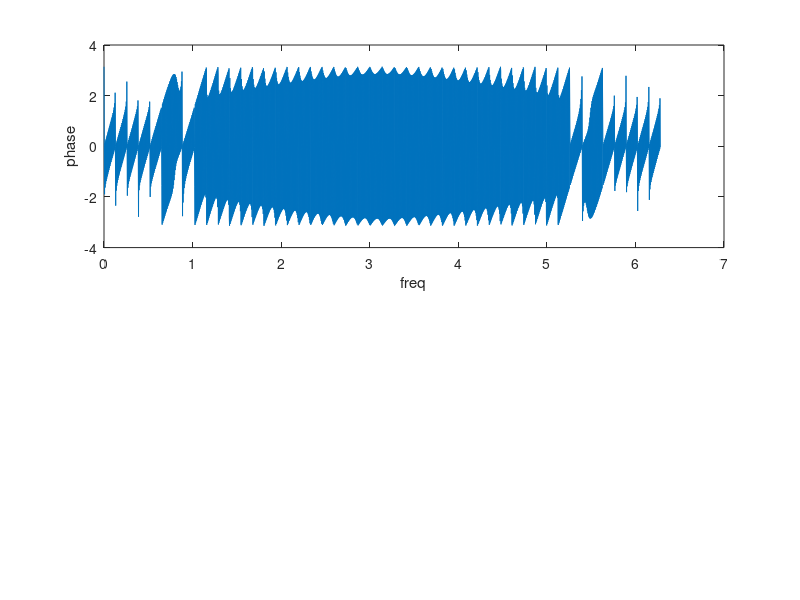

The MATLAB script that drew this image: (Note: this script raises an error after producing the figure.)
% ------------------------ A --------------------------------
Fs = 8192;
N = 2048;
n = 0:999;

d0 = sin(0.7217*n) + sin(1.0247*n);
%sound(d0, Fs);
d1 = sin(0.5346*n) + sin(0.9273*n);
%sound(d1, Fs);
d2 = sin(0.5346*n) + sin(1.0247*n);
%sound(d2, Fs);
d3 = sin(0.5346*n) + sin(1.1328*n);
%sound(d3, Fs);
d4 = sin(0.5906*n) + sin(0.9273*n);
%sound(d4, Fs);
d5 = sin(0.5906*n) + sin(1.0247*n);
%sound(d5, Fs);
d6 = sin(0.5906*n) + sin(1.1328*n);
%sound(d6, Fs);
d7 = sin(0.6535*n) + sin(0.9273*n);
%sound(d7, Fs);
d8 = sin(0.6535*n) + sin(1.0247*n);
%sound(d8, Fs);
d9 = sin(0.6535*n) + sin(1.1328*n);
%sound(d9, Fs);

% ------------------------ B --------------------------------
% calculate the DTFT of digit 2 and digit 8
% then plot the magnitude and verify peak fall at correct frequency
D2 = fft(d2, N);
D8 = fft(d8, N);
k = 0:2047;
wk = (2 * pi * k) / N;

% plot for digit 2 DTFT
subplot(2,2,1), plot(wk, abs(D2));
title('DTFT D2');
axis([0.5, 1.5, 0, 500]);
xlabel('Freq'), ylabel('mag')
subplot(2,1,1), plot(wk,angle(D2));
xlabel('freq'), ylabel('phase')

% plot for digit 8 DTFT
subplot(2,2,2), plot(wk, abs(D8));
title('DTFT D8');
axis([0.5, 1.5, 0, 500]);
xlabel('Freq'), ylabel('mag')
subplot(2,1,1), plot(wk,angle(D8));
xlabel('freq'), ylabel('phase')

% ------------------------ C --------------------------------
maliganis = [0 3 1 1 4 6 8 1];
gkouskos = [0 3 1 1 3 5 5 1];
AMs = [0 6 2 2 8 2 3 2];
AM = maliganis + gkouskos;
space = zeros(1, 100);
% amLen = length(AM);
% phone = [d1 d2 d3 d4 d5 d6 d7 d8 d9 d0];
% phones = [1, 2*amLen];
% for i = 1:length(AM)
%     if(AM(i) == 0)
%         phones(2*i - 1) = phone(10);
%     elseif(AM(i) ~= 0)
%         phones(2*i - 1) = phone(AM(i));
%     end
%     phones(2*i) = zeros(1, 100);
% end

phone = [d0 space d6 space d2 space d2 space d8 space d2 space d3 space d2];
sound(phone, Fs);
digits = ttdecode(phone)
% ------------------------ D --------------------------------
% methods for x1
% load('touch.mat');
% x1_1 = x1([1:1000]);
% x1_2 = x1([1100:2100]);
% x1_3 = x1([2200:3200]);
% x1_4 = x1([3300:4300]);
% x1_5 = x1([4400:5400]);
% x1_6 = x1([5500:6500]);
% x1_7 = x1([6600:7600]);
% 
% X11 = (fft(x1_1,N));
% X12 = (fft(x1_2,N));
% X13 = (fft(x1_3,N));
% X14 = (fft(x1_4,N));
% X15 = (fft(x1_5,N));
% X16 = (fft(x1_6,N));
% X17 = (fft(x1_7,N));
% 
% plot(wk, abs(X11),wk, abs(X12), wk, abs(X13), wk, abs(X14), wk, abs(X15), wk, abs(X16), wk, abs(X17));
% LEG = legend('X11', 'X12', 'X13', 'X14', 'X15', 'X16', 'X17');
% set(LEG, 'FontSize', 14);
% title('DTFT touch.mat: x1');
% axis([0, 2, 0, 500]);
% xlabel('Freq'), ylabel('mag')
% % 2, 3, 4, 7, 8, 8, 9
% 
% % ------------------------ E --------------------------------
% % methods for x2
% x2_1 = x2([1:1000]);
% x2_2 = x2([1100:2100]);
% x2_3 = x2([2200:3200]);
% x2_4 = x2([3300:4300]);
% x2_5 = x2([4400:5400]);
% x2_6 = x2([5500:6500]);
% x2_7 = x2([6600:7600]);
% 
% X11 = (fft(x2_1,N));
% X12 = (fft(x2_2,N));
% X13 = (fft(x2_3,N));
% X14 = (fft(x2_4,N));
% X15 = (fft(x2_5,N));
% X16 = (fft(x2_6,N));
% X17 = (fft(x2_7,N));
% 
% plot(wk, abs(X11),wk, abs(X12), wk, abs(X13), wk, abs(X14), wk, abs(X15), wk, abs(X16), wk, abs(X17));
% LEG = legend('X11', 'X12', 'X13', 'X14', 'X15', 'X16', 'X17');
% set(LEG, 'FontSize', 14);
% title('DTFT touch.mat: x2');
% axis([0, 2, 0, 500]);
% xlabel('Freq'), ylabel('mag')

% ------------------------ F --------------------------------
% w0   = 2*pi/2048;
% d0_k = round(1 / w0 * [0.7217 1.0247]); 
% d1_k = round(1 / w0 * [0.5346 0.9273]);
% d2_k = round(1 / w0 * [0.5346 1.0247]); 
% d3_k = round(1 / w0 * [0.5346 1.1328]); 
% d4_k = round(1 / w0 * [0.5906 0.9273]); 
% d5_k = round(1 / w0 * [0.5906 1.0247]);
% d6_k = round(1 / w0 * [0.5906 1.1328]); 
% d7_k = round(1 / w0 * [0.6535 0.9273]); 
% d8_k = round(1 / w0 * [0.6535 1.0247]); 
% d9_k = round(1 / w0 * [0.6535 1.1328]);
% 
% d_k = [d0_k; d1_k; d2_k; d3_k; d4_k; d5_k; d6_k; d7_k; d8_k; d9_k];

% ------------------------ g --------------------------------

% D8 = fft(d8, 2048);
% plot(w0*[0:2047], abs(D8).^2);
% 
% % loop to search for highest peaks
% k1 = 0; max_1 = 0;
% k2 = 0; max_2 = 0;
% for k = 1:length(D8)/2 
%     if(abs(D8(k)) > max_1)
%         k2 = k1; max_2 = max_1;
%         k1 = k;  max_1 = abs(D8(k));
%     elseif(abs(D8(k)) > max_2)
%         k2 = k;  max_2 = abs(D8(k));
%     end
% end

% ------------------------ h --------------------------------


